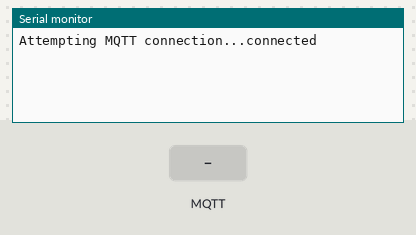
A sketch run on a simulated ESP32. On the bench: the last lines printed to the serial monitor. Inputs (shaded band) come from the test bench. WiFi joins after 1.5 s; servers stay silent unless stated; no MQTT or app messages arrive unless stated.

Above: at 3.2 s.
3.3 s: MQTT message "arjunesp32/output" arrives on the first subscribed topic
At 3.9 s:
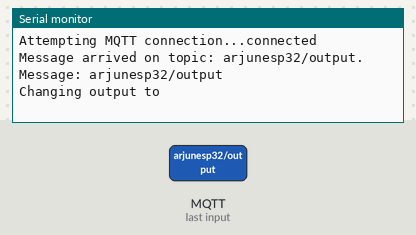
4.8 s: MQTT message "on" arrives on the first subscribed topic
At 6.0 s:
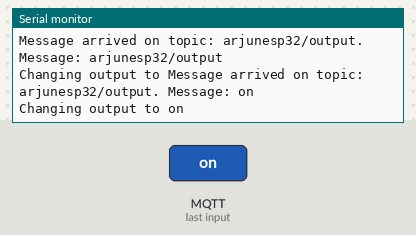
6.3 s: MQTT message "off" arrives on the first subscribed topic
At 7.3 s:
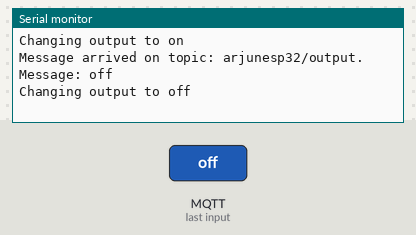
7.8 s: MQTT message "1" arrives on the first subscribed topic
At 8.5 s:
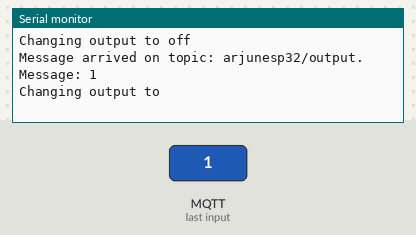

Measured:
- after the input at 3.3 s, the serial monitor: prints a new line at once (image 1)
- after the input at 4.8 s, the serial monitor: prints a new line at once (image 2)
- after the input at 6.3 s, the serial monitor: prints a new line at once (image 3)
- after the input at 7.8 s, the serial monitor: prints a new line at once (image 4)

The sketch:

EP4US2_Fall2021_400143555_Jagota_Arjun_Assignment_P2T2A.ino
```cpp
#include <Wire.h>
#include <WiFi.h>
#include <Adafruit_BMP085.h>
#include <Adafruit_Sensor.h>
#include <PubSubClient.h>

Adafruit_BMP085 bmp;


#define SIGNAL_PIN 15
//Ultrasonic Range Finder
const int trigPin = 27;
const int echoPin = 25;


const char* ssid = "BELL874";
const char* password = "6CD137D3264C";


const char* mqtt_server = "broker.hivemq.com";


WiFiClient espClient;
PubSubClient client(espClient);
long timerDelay = 0;
char msg[50];
int value = 0;

//float bmpPress;
int pir;
#define SOUND_SPEED 0.034
long duration;
float usd;

void setup_wifi() {
  delay(10);
  WiFi.begin(ssid, password);

  while (WiFi.status() != WL_CONNECTED) {
    delay(1000);
  }
}

void setup() {
  Serial.begin(115200);
//  if (!bmp.begin()) {
//    Serial.println("Could not find a valid BMP085/BMP180 sensor, check wiring!");
//    while (1);
//  }
  setup_wifi();
  client.setServer(mqtt_server, 1883);
  client.setCallback(callback);
  pinMode(SIGNAL_PIN, INPUT); //setup motion sensor
  pinMode(trigPin, OUTPUT); // Sets the trigPin as an Output ultrasonic
  pinMode(echoPin, INPUT); // Sets the echoPin as an Input  ultrasonic
}


void reconnect() {
  // Loop until we're reconnected
  while (!client.connected()) {
    Serial.print("Attempting MQTT connection...");
    // Attempt to connect
    if (client.connect("ESP8266Client")) {
      Serial.println("connected");
      // Subscribe
      client.subscribe("arjunesp32/output");
    } else {
      Serial.print("failed, rc=");
      Serial.print(client.state());
      Serial.println(" try again in 5 seconds");
      // Wait 5 seconds before retrying
      delay(5000);
    }
  }
}

void callback(char* topic, byte* message, unsigned int length) {
  Serial.print("Message arrived on topic: ");
  Serial.print(topic);
  Serial.print(". Message: ");
  String messageTemp;

  for (int i = 0; i < length; i++) {
    Serial.print((char)message[i]);
    messageTemp += (char)message[i];
  }
  Serial.println();
  if (String(topic) == "arjunesp32/output") {
    Serial.print("Changing output to ");
    if(messageTemp == "on"){
      Serial.println("on");
    }
    else if(messageTemp == "off"){
      Serial.println("off");
    }
}
}


void loop() {
  //wifi
  if (!client.connected()) {
    reconnect();
  }
  client.loop();

  if (millis() - timerDelay > 30000) {
    timerDelay = millis();
//    temperature = bmp.readTemperature();
//    pressure = bmp.readPressure();
    if(digitalRead(SIGNAL_PIN)==HIGH) {
      pir = 1;

    } else {
      pir = 0;
    }
    // Clears the trigPin
    digitalWrite(trigPin, LOW);
    delayMicroseconds(2);
    // Sets the trigPin on HIGH state for 10 micro seconds
    digitalWrite(trigPin, HIGH);
    delayMicroseconds(10);
    digitalWrite(trigPin, LOW);
    // Reads the echoPin, returns the sound wave travel time in microseconds
    duration = pulseIn(echoPin, HIGH);
    // Calculate the distance
    usd = duration * SOUND_SPEED/2;
//


//
//    // Convert the values to a char array
//    char pressSt[8];
//    dtostrf(bmpPress, 1, 2, presString);
//    Serial.print("Pressure: ");
//    Serial.println(presSt);
//    client.publish("arjunesp32/pressure", pressSt);

      Serial.println(pir);
    char pirSt[8];
    dtostrf(pir, 1, 2, pirSt);
    Serial.print("Movement: ");
    Serial.println(pirSt);
    client.publish("arjunesp32/pir", pirSt);

    char usdSt[8];
    dtostrf(usd, 1, 2, usdSt);
    Serial.print("Distance: ");
    Serial.println(usdSt);
    client.publish("arjunesp32/usd", usdSt);

  }
}
```
